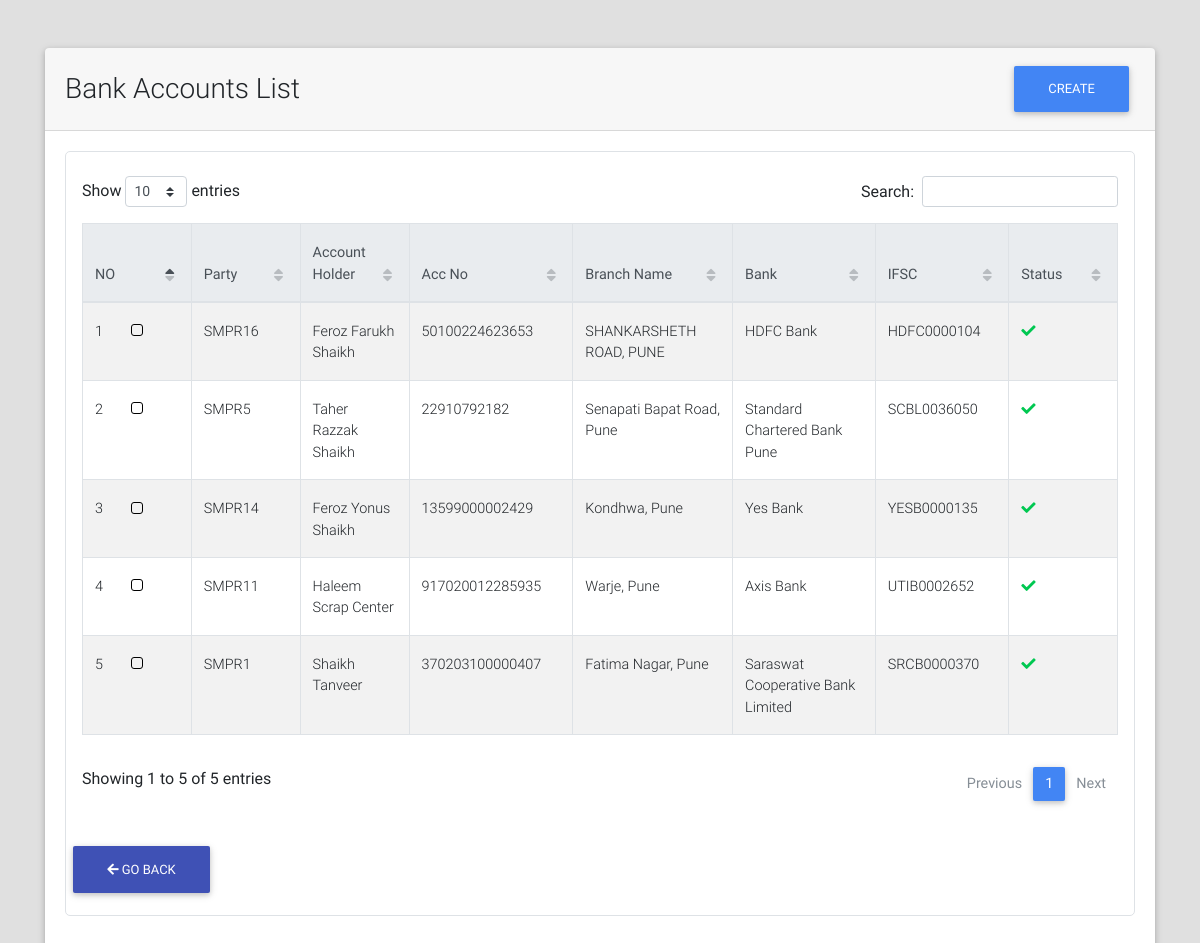
The app's page /bank_accounts/list/ with its own data.
### bank_accounts/models.py (models this page shows, shortened)
class BankAccount(models.Model):
    party = models.ForeignKey("parties.Party", on_delete=models.CASCADE)
    account_holder = models.CharField(max_length=128)
    acc_no = models.CharField(max_length=32)
    ifsc_code = models.CharField(max_length=32)
    bank_name = models.CharField(max_length=64)
    branch_name = models.CharField(max_length=64, blank=True)
    is_active = models.BooleanField(default=True)

### parties/models.py (models this page shows, shortened)
class Party(models.Model):
    RATE_TYPE_CHOICES = (("GR", "Group Rate"), ("IR", "Individual Rate"))
    rate_type = models.CharField(max_length=2, choices=RATE_TYPE_CHOICES)
    rate_group = models.ForeignKey("rates.RateGroup", on_delete=models.PROTECT, blank=True, null=True)
    name = models.CharField(max_length=128)
    party_code = models.CharField(max_length=32, blank=True)
    address = models.TextField(blank=True)
    phone = models.CharField(max_length=13)
    whatsapp = models.CharField(max_length=13, blank=True)
    email = models.EmailField(blank=True, null=True)
    extra_info = models.TextField(blank=True)
    is_wallet_party = models.BooleanField(default=False)
    is_active = models.BooleanField(default=True)
    @property
    def get_display_text(self):
        return self.party_code
    class Meta:
        verbose_name = "Party"
        verbose_name_plural = "Parties"

### bank_accounts/views.py (the view)
class BankAccListView(ListView, LoginRequiredMixin):
    template_name = "bank_accounts/list.html"
    model = BankAccount
    context_object_name = "bank_accounts"
    ordering = "-id"

### portal/templates/bank_accounts/list.html (shortened to what this page needs)
{% extends "portal/base.html" %}
{% load crispy_forms_tags %}
{% load static %}
{% block custom_links %}
    <link href="{% static "css/addons/datatables.min.css" %}" rel="stylesheet">
    <link href="{% static "css/addons/datatables-select.min.css" %}" rel="stylesheet">
{% endblock %}
{% block content %}
    <br><br>
    <div class="container">
        <div class="card">
            <div class="card-header">
                <div class="row">
                    <div class="col-lg-9 m-auto">
                        <h3 class="m-auto">Bank Accounts List</h3>
                    </div>
                    <div class="col-lg-3">
                        <a class="float-right" href="{% url "bank_accounts:add" %}"><button class="btn btn-primary">Create</button></a>
                    </div>
                </div>
            </div>
            <div class="card-body">
                 <div class="table p-3 border" style="border-radius: 5px">
                     <table id="dt-basic-checkbox" class="table table-striped table-bordered" cellspacing="0" width="100%">
                         <thead class="thead-light">
                            <th class="th-sm">NO</th>
                            <th class="th-sm">Party</th>
                            <th class="th-sm">Account Holder</th>
                            <th class="th-sm">Acc No</th>
                            <th class="th-sm">Branch Name</th>
                            <th class="th-sm">Bank</th>
                            <th class="th-sm">IFSC</th>
                            <th class="th-sm">Status</th>
                         </thead>
                         <tbody>
                             {% if bank_accounts %}
                                 {% for bank_account in bank_accounts %}
                                     <tr>
                                        <td>{{ forloop.counter }}</td>
                                        <td>{{ bank_account.party.get_display_text }}</td>
                                        <td>{{ bank_account.account_holder }}</td>
                                        <td>{{ bank_account.acc_no }}</td>
                                        <td>{{ bank_account.branch_name }}</td>
                                        <td>{{ bank_account.bank_name }}</td>
                                        <td>{{ bank_account.ifsc_code }}</td>
                                        <td>
                                            {% if bank_account.is_active %}
                                                <i class="fa fa-check text-success"></i>
                                            {% else %}
                                                <i class="fa fa-times text-danger"></i>
                                            {% endif %}
                                        </td>
                                     </tr>
                                 {% endfor %}
                             {% else %}
                                 <span class="text-black-50 font-weight-bold">No Bank_Accounts Found</span>
                             {% endif %}
                         </tbody>
                    </table>
                    {% include "portal/goback_btn.html" %}
                 </div>
            </div>
        </div>
    </div>
{% endblock %}

### records on screen
BankAccount: party.get_display_text "SMPR16", account_holder "Feroz Farukh Shaikh", acc_no "50100224623653", branch_name "SHANKARSHETH ROAD, PUNE", bank_name "HDFC Bank", ifsc_code "HDFC0000104", is_active True (drawn)
BankAccount: party.get_display_text "SMPR5", account_holder "Taher Razzak Shaikh", acc_no "22910792182", branch_name "Senapati Bapat Road, Pune", bank_name "Standard Chartered Bank Pune", ifsc_code "SCBL0036050", is_active True (drawn)
BankAccount: party.get_display_text "SMPR14", account_holder "Feroz Yonus Shaikh", acc_no "13599000002429", branch_name "Kondhwa, Pune", bank_name "Yes Bank", ifsc_code "YESB0000135", is_active True (drawn)
BankAccount: party.get_display_text "SMPR11", account_holder "Haleem Scrap Center", acc_no "917020012285935", branch_name "Warje, Pune", bank_name "Axis Bank", ifsc_code "UTIB0002652", is_active True (drawn)
BankAccount: party.get_display_text "SMPR1", account_holder "Shaikh Tanveer", acc_no "370203100000407", branch_name "Fatima Nagar, Pune", bank_name "Saraswat Cooperative Bank Limited", ifsc_code "SRCB0000370", is_active True (drawn)
